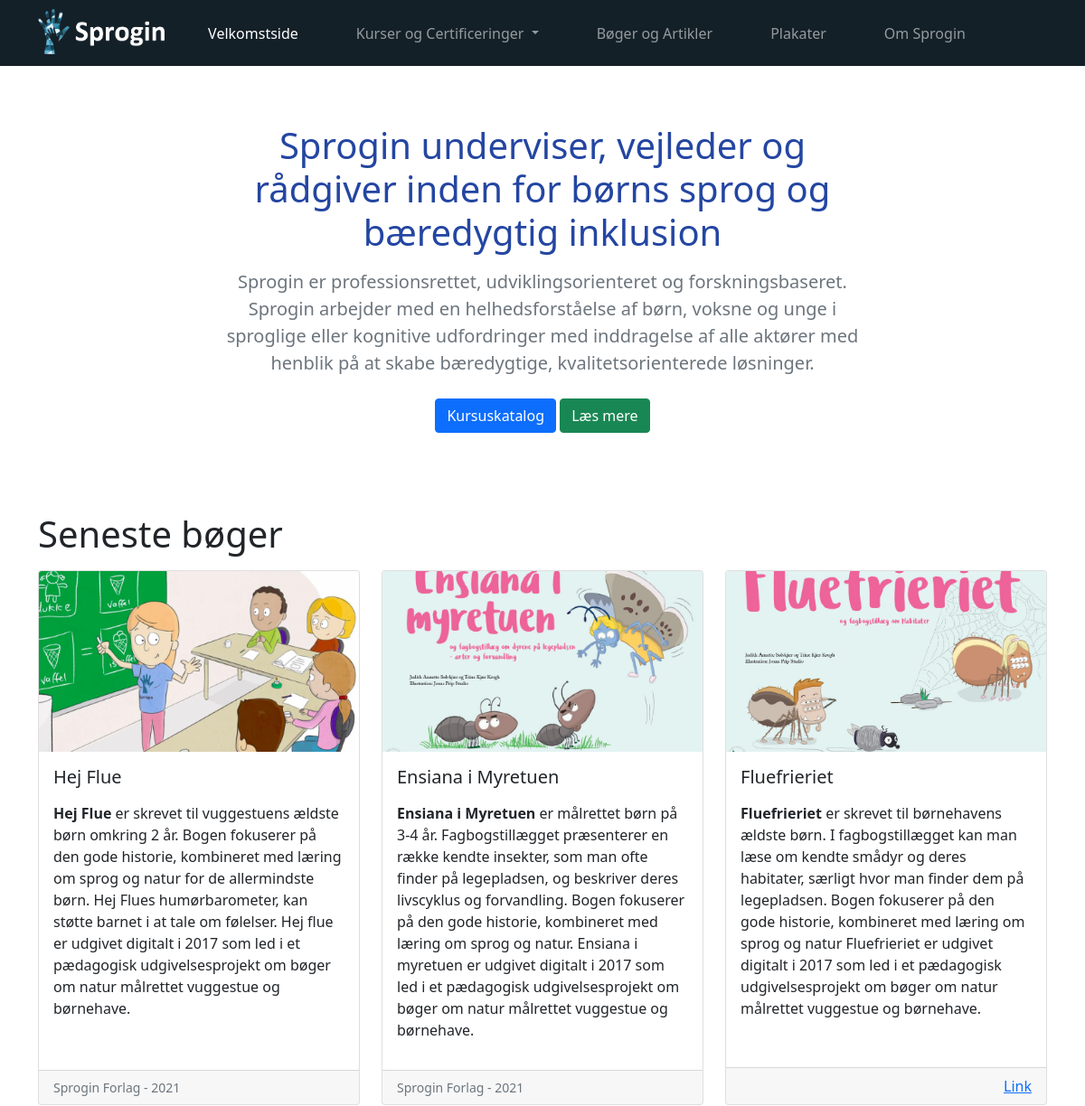
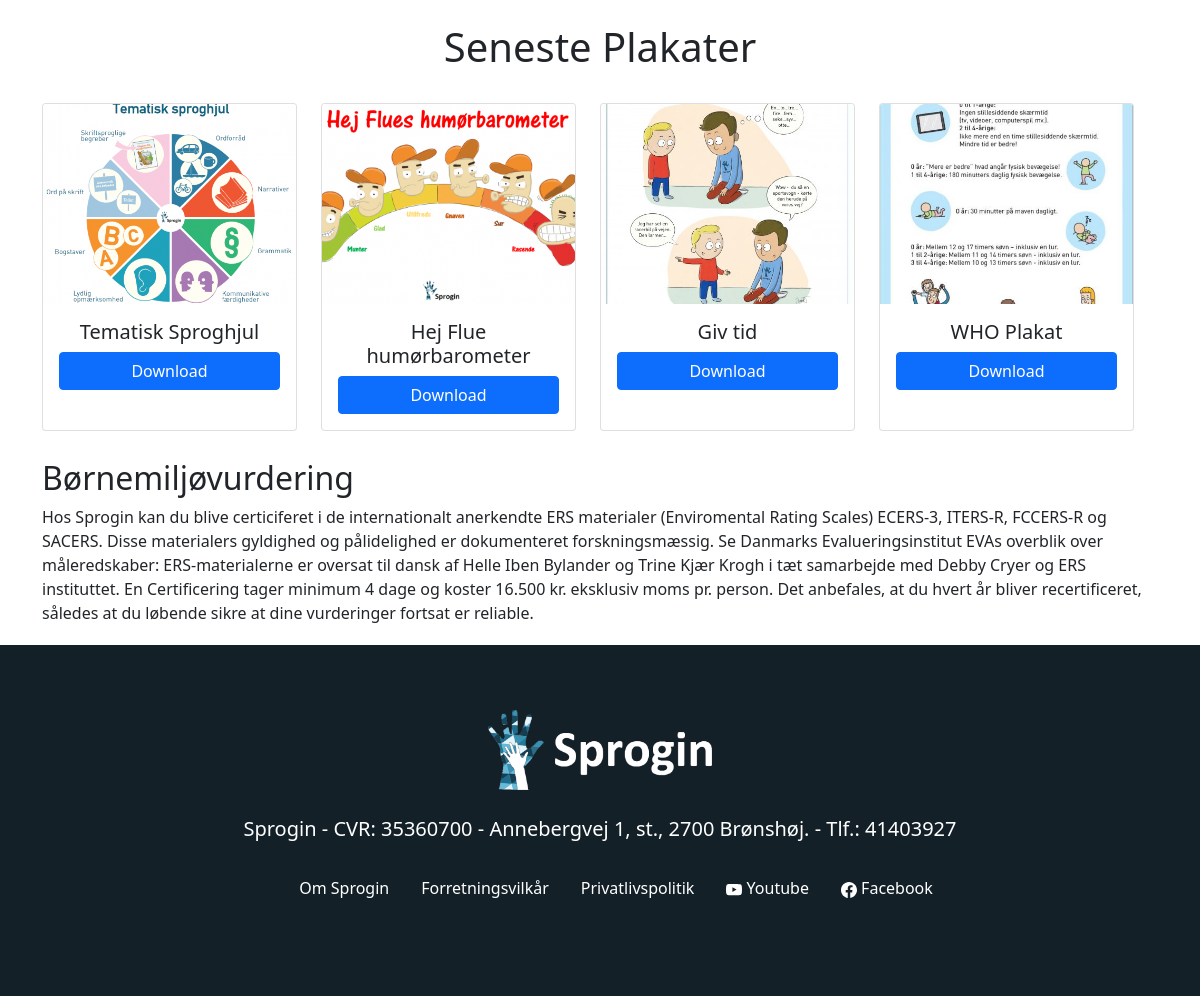
The page / on the database its author committed (2 pictures, top to bottom).
### index/models.py (models this page shows)
class books(models.Model):
    titel = models.CharField(max_length=100)
    tekst = RichTextField(blank=True, null=True)
    billede = models.ImageField(upload_to='uploads/', blank=True, null=True)
    forlag = models.CharField(max_length=100, blank=True, null=True)
    link = models.URLField(max_length=200, blank=True, null=True)
    year = models.CharField(max_length=4, blank=True, null=True)

class plakater(models.Model):
    titel = models.CharField(max_length=100)
    billede = models.ImageField(upload_to='uploads/', blank=True, null=True)

### index/views.py (the view)
# urls.py: path('', views.index, name='index'),
def index(request):
    kurserliste = kurser.objects.all()
    plakatliste = plakater.objects.all().order_by('id')[:4]
    aboutliste = om.objects.all()
    bookliste = books.objects.all().order_by('id')[:3]
    return render(request, 'index.html', {"books": bookliste, "plakater": plakatliste, "navigation": kurserliste, "about": aboutliste})

### templates/index.html (shortened to what this page needs)
{% extends 'base.html' %}
{% load static %}
{% block main %}
<div class="container h-100">
    <section class="py-3 text-center container">
        <div class="row py-lg-5">
          <div class="col-lg-8 col-md-8 mx-auto">
            <h1 class="fw-light mb-3 theme-color">Sprogin underviser, vejleder og rådgiver inden for børns sprog og bæredygtig inklusion
            </h1>
            <p class="lead text-muted">Sprogin er professionsrettet, udviklingsorienteret og forskningsbaseret. Sprogin arbejder med en helhedsforståelse af børn, voksne og unge i sproglige eller kognitive udfordringer med inddragelse af alle aktører med henblik på at skabe bæredygtige, kvalitetsorienterede løsninger.</p>
            <p>
                <a href="#" class="btn btn-primary my-2">Kursuskatalog</a>
              <a href="#" class="btn btn-success my-2">Læs mere</a>
            </p>
          </div>
        </div>
      </section>
    </div>
<div class="container">
    <div class="row">
        <div class="col-12">
            <h1 class="pb-2">Seneste bøger</h1>
        </div>
    </div>
    <div class="row row-cols-1 row-cols-md-2 row-cols-lg-3 g-4">
        {% for elem in books %}
        <div data-aos="fade-up" class="col">
          <div class="card h-100">
            <a data-lightbox="bøger" data-title="{{elem.titel}}" href="{{elem.billede.url}}" ><img style="height: 200px; object-fit: cover;" src="{{elem.billede.url}}" class="card-img-top" alt="{{elem.titel}} Bog"></a>
            <div class="card-body">
              <h5 class="card-title">{{elem.titel}}</h5>
              <p class="card-text">{{elem.tekst|safe}}</p>
            </div>
            {% if elem.forlag or elem.link %}
            <div class="card-footer">
              {% if elem.forlag %}<small class="text-muted float-start">{{elem.forlag}} Forlag - {{elem.year}}</small>{% endif %}
              {% if elem.link %}<a href="{{elem.link}}" class="float-end">Link</a>{% endif %}
            </div>
            {% endif %}
          </div>
        </div>
        {% endfor %}
      </div>
    </div>
    <div class="container py-4">
        <div class="row">
          <div class="col-lg-12 text-center">
        <h1 class="pb-4">Seneste Plakater</h1>
    </div>
      <div class="row row-cols-1 row-cols-md-2 row-cols-lg-4 ">
        {% for elem in plakater %}
        <div  class="col text-center">
          <div data-aos="fade-up" class="card h-100" style="max-width: 18rem;">
              <a data-lightbox="plakater" data-title="{{elem.titel}}" href="{{elem.billede.url}}" ><img style="height: 200px; object-fit: cover;" src="{{elem.billede.url}}" class="card-img-top " alt="..."></a>
              <div  class="card-body">
                  <h5 class="card-title">{{elem.titel}}</h5>
                  <a href="#" class="btn btn-primary w-100">Download</a>
              </div>
            </div>
        </div>
        {% endfor %}
      </div>
      </div>
      </div>
      <div class="container  py-1">
        <div class="row">
          <div class="col-12">
<h2>Børnemiljøvurdering</h2>
<p>Hos Sprogin kan du blive certiciferet i de internationalt anerkendte ERS materialer (Enviromental Rating Scales) ECERS-3, ITERS-R, FCCERS-R og SACERS.
    Disse materialers gyldighed og pålidelighed er dokumenteret forskningsmæssig. Se Danmarks Evalueringsinstitut EVAs overblik over måleredskaber:  ERS-materialerne er oversat til dansk af Helle Iben Bylander og Trine Kjær Krogh i tæt samarbejde med Debby Cryer og ERS instituttet.
    En Certificering tager minimum 4 dage og koster 16.500 kr. eksklusiv moms pr. person.
    Det anbefales, at du hvert år bliver recertificeret, således at du løbende sikre at dine vurderinger fortsat er reliable.</p>
          </div>
        </div>
      </div>
{% endblock main %}

### templates/base.html (shortened to what this page needs)
{% load static %}
<!doctype html>
<html lang="en">
    <head>
      <link rel="stylesheet" href="https://unpkg.com/aos@next/dist/aos.css" />
      <link href="https://cdn.jsdelivr.net/npm/bootstrap@5.0.0-beta3/dist/css/bootstrap.min.css" rel="stylesheet">
<link rel="stylesheet" type="text/css" href="{% static 'CSS/index.css' %}" />
    </head>
<body >
  <nav class="navbar navbar-expand-lg navbar-dark ">
    <div class="container">
      <a class="navbar-brand theme-color" href="{% url 'index:index' %}">
        <img style="margin-top: -5px;" src="{% static 'sproginwhite.png' %}" alt="" height="50" class="d-inline-block align-text-top">
      </a>
      <div class="collapse navbar-collapse" id="navbarSupportedContent">
        <ul class="navbar-nav me-auto mb-2 mb-lg-0">
          <li class="nav-item">
            <a class="nav-link {% if request.resolver_match.url_name == 'index' %} active{% endif %}" aria-current="page" href="{% url 'index:index' %}">Velkomstside</a>
          </li>
          <li class="nav-item dropdown">
            <a class="nav-link dropdown-toggle {% if request.resolver_match.url_name == 'underside' %} active{% endif %}" href="#" id="navbarDropdown" role="button" data-bs-toggle="dropdown" aria-expanded="false">
              Kurser og Certificeringer
            </a>
          </li>
          <li class="nav-item">
            <a class="nav-link {% if request.resolver_match.url_name == 'boeger' %} active{% endif %} " aria-current="page" href="{% url 'index:boeger' %}">Bøger og Artikler</a>
          </li>
          <li class="nav-item">
            <a class="nav-link {% if request.resolver_match.url_name == 'plakater' %} active{% endif %} " aria-current="page" href="{% url 'index:plakater' %}">Plakater</a>
          </li>
          <li class="nav-item">
            <a class="nav-link {% if 'omsprogin' in request.resolver_match.url_name %} active{% endif %}" aria-current="page" href="{% url 'index:omsprogin' %}">Om Sprogin</a>
          </li>
        </ul>
      </div>
    </div>
  </nav>
    <main >
        {% block main %}
        {% endblock main %}
    </main>
    <footer class="footer mt-auto py-3 ">
      <div class="container h-100">
        <section class="py-5 text-center container">
            <div class="row py-lg-12">
              <div class="col-lg-12 col-md-8 mx-auto">
                <img src="{% static 'sproginhandwhite.png' %}" alt="" height="80" class="d-inline-block align-text-top mb-4">
                <p class="lead footer-color">Sprogin - CVR: 35360700 - Annebergvej 1, st., 2700 Brønshøj. - Tlf.: 41403927</p>
                <div class="col-lg-12 col-md-12 d-flex justify-content-center">
                <ul  >
                  <li><a  href="#">Om Sprogin</a></li>
                  <li class="footer-color"><a href="#">Forretningsvilkår</a></li>
                  <li><a  href="#">Privatlivspolitik</a></li>
                  <li><a  href="#">
Youtube                  </a></li>
<li><a  href="#">
Facebook                  </a></li>
                </ul>
              </div>
              </div>
            </div>
          </section>
        </div>
    </footer>
</body>
    </html>

### static/CSS/index.css (style rules this page uses)
body { margin: 0; }
html, body { width: 100%; height: 100%; margin: 0px; padding: 0px; }
.navbar-brand { font-size: 1.8rem; }
@media (min-width: 992px) { .navbar-expand-lg .navbar-nav .nav-link { padding-right: 2rem; padding-left: 2rem; } }
.navbar-nav .nav-link { padding-right: 0; padding-left: 0; }
.navbar { background-color: #142028; }
.theme-color { color: #2446a2; }
.active { color: white !important; }
footer ul { list-style-type: none; }
footer { background-color: #142028; }
.footer-color { color: white !important; }
footer li { float: left; }
footer li a { display: block; color: white; text-align: center; padding: 16px; text-decoration: none; }

### rows shown on the page
books: billede (picture), titel "Hej Flue", tekst "Hej Flue er skrevet til vuggestuens ældste børn omkring 2 år. Bogen fokuserer på den gode historie, kombineret med læring om sprog og natur for de allermindste børn. Hej Flues humørbarometer, kan støtte barnet i at tale om følelser. Hej flue er udgivet digitalt i 2017 som led i et pædagogisk udgivelsesprojekt om bøger om natur målrettet vuggestue og børnehave.", forlag "Sprogin", year "2021"
books: billede (picture), titel "Ensiana i Myretuen", tekst "Ensiana i Myretuen er målrettet børn på 3-4 år. Fagbogstillægget præsenterer en række kendte insekter, som man ofte finder på legepladsen, og beskriver deres livscyklus og forvandling. Bogen fokuserer på den gode historie, kombineret med læring om sprog og natur. Ensiana i myretuen er udgivet digitalt i 2017 som led i et pædagogisk udgivelsesprojekt om bøger om natur målrettet vuggestue og børnehave.", forlag "Sprogin", year "2021"
books: billede (picture), titel "Fluefrieriet", tekst "Fluefrieriet er skrevet til børnehavens ældste børn. I fagbogstillægget kan man læse om kendte smådyr og deres habitater, særligt hvor man finder dem på legepladsen. Bogen fokuserer på den gode historie, kombineret med læring om sprog og natur Fluefrieriet er udgivet digitalt i 2017 som led i et pædagogisk udgivelsesprojekt om bøger om natur målrettet vuggestue og børnehave."
plakater: billede (picture), titel "Tematisk Sproghjul"
plakater: billede (picture), titel "Hej Flue humørbarometer"
plakater: billede (picture), titel "Giv tid"
plakater: billede (picture), titel "WHO Plakat"
